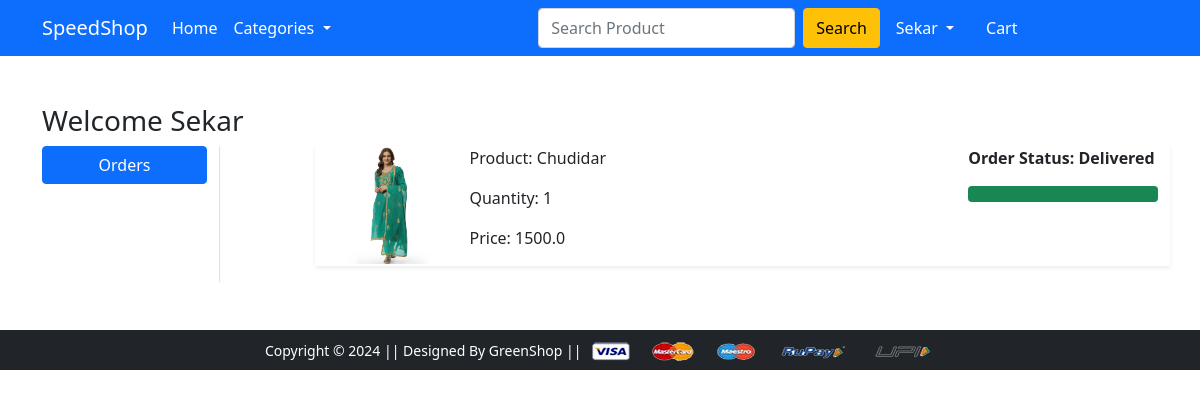
/orders/ (signed in), run on the app's committed database.
### app/models.py (models this page shows, shortened)
class OrderPlaced(models.Model):
 user = models.ForeignKey(User, on_delete=models.CASCADE)
 customer = models.ForeignKey(Customer, on_delete=models.CASCADE)
 product = models.ForeignKey(Product, on_delete=models.CASCADE)
 quantity = models.PositiveIntegerField(default=1)
 ordered_date = models.DateTimeField(auto_now_add=True)
 status = models.CharField(max_length=50,choices=STATUS_CHOICES,default='Pending')
 @property
 def total_cost(self):
   return self.quantity * self.product.discounted_price

class Product(models.Model):
 title = models.CharField(max_length=100)
 selling_price = models.FloatField()
 discounted_price = models.FloatField()
 description = models.TextField()
 brand = models.CharField(max_length=100)
 category = models.CharField( choices=CATEGORY_CHOICES, max_length=2)
 product_image = models.ImageField(upload_to='productimg')

### app/views.py (the view)
# urls.py: path('orders/', views.orders, name='orders'),
@login_required
def orders(request):
	op = OrderPlaced.objects.filter(user=request.user)
	return render(request, 'app/orders.html', {'order_placed':op})

### app/templates/app/orders.html (shortened to what this page needs)
{% extends 'app/base.html' %}
{% load static %}
{% block main-content %}
<div class="container my-5">
 <div class="row">
 <h3>Welcome {{request.user}}</h3>
  <div class="col-sm-2 border-end">
   <ul class="list-unstyled">
    <li class="d-grid"><a href="{% url 'orders' %}" class="btn btn-primary">Orders</a></li>
   </ul>
  </div>
  <div class="col-sm-9 offset-sm-1">
  {% for op in order_placed %}
   <div class="row shadow-sm mb-3">
    <div class="col-sm-2">
     <img src="{{op.product.product_image.url}}" alt="" srcset="" class="img-fluid" height="150" width="150">
    </div>
    <div class="col-sm-7">
     <p>Product: {{op.product.title}}</p>
     <p>Quantity: {{op.quantity}}</p>
     <p>Price: {{op.total_cost}}</p>
    </div>
    <div class="col-sm-3 fw-bold">
     <p>Order Status: {{op.status}}</p>
      {% if op.status == 'Delivered' %}
      <div class="progress">
       <div class="progress-bar bg-success" role="progressbar" style="width: 100%" aria-valuenow="100" aria-valuemin="0" aria-valuemax="100"></div>
      </div>
      {% endif %}
    </div>
   </div>
   {% endfor %}
  </div>
 </div>
</div>
{% endblock main-content %}

### app/templates/app/base.html (shortened to what this page needs)
<!doctype html>
{% load static %}
<html lang="en">
  <head>
    <link href="https://cdn.jsdelivr.net/npm/bootstrap@5.0.0-beta1/dist/css/bootstrap.min.css" rel="stylesheet">
    <link rel="stylesheet" href="{% static 'app/css/owl.carousel.min.css' %}">
    <link rel="stylesheet" href="{% static 'app/css/all.min.css' %}">
    <link rel="stylesheet" href="{% static 'app/css/style.css' %}">
  </head>
  <body>
    <nav class="navbar navbar-expand-lg navbar-dark bg-primary">
      <div class="container">
        <a class="navbar-brand" href="/">SpeedShop</a>
       <div class="collapse navbar-collapse" id="navbarSupportedContent">
         <ul class="navbar-nav me-auto mb-2 mb-lg-0">
           <li class="nav-item">
             <a class="nav-link active" aria-current="page" href="/">Home</a>
           </li>
           <li class="nav-item dropdown">
             <a class="nav-link dropdown-toggle text-white" href="#" id="categoriesDropdown" role="button" data-bs-toggle="dropdown" aria-expanded="false">
              Categories
             </a>
           </li>
          <span></span>
          <form class="d-flex" method="POST" action="{% url 'search' %}">
            <input class="form-control me-2" type="search" placeholder="Search Product" aria-label="Search" name="searched">
            <button class="btn btn-warning" type="submit">Search</button>
          </form>
          <div>
           <ul class="navbar-nav me-auto mb-2 mb-lg-0">
           {% if request.user.is_authenticated %}
            <li class="nav-item dropdown mx-2">
               <a class="nav-link dropdown-toggle text-white" href="#" id="profileDropdown" role="button" data-bs-toggle="dropdown" aria-expanded="false">
                 {{request.user.username|capfirst}}
               </a>
             </li>
             <li class="nav-item mx-2">
               <a href="{% url 'showcart' %}" class="nav-link text-white"> Cart </a>
             </li>
             {% endif %}
           </ul>
          </div>
        </div>
      </div>
     </nav>
    {% block main-content %} {% endblock main-content %}
    <footer class="container-fluid bg-dark text-center p-2 mt-5">
        <small class="text-white">Copyright &copy; 2024 || Designed By GreenShop || </small>
        <img src="{% static 'app/images/payment.png' %}" alt="" srcset="" class="img-fluid" height="2px">
    </footer>
  </body>
</html>

### data on the page
OrderPlaced: product.product_image (picture), product "Chudidar", quantity "1", total_cost "1500.0", status "Delivered"

### other printed values
{{ request.user.username|capfirst }} "Sekar"
{{ request.user }} "Sekar"
